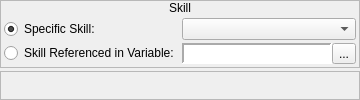
     <widget class="QWidget" name="wSkill">
      <layout class="QVBoxLayout" name="verticalLayout_37">
       <property name="spacing">
        <number>3</number>
       </property>
       <property name="margin">
        <number>0</number>
       </property>
       <item>
        <widget class="QFrame" name="frame_23">
         <property name="sizePolicy">
          <sizepolicy hsizetype="Preferred" vsizetype="Fixed">
           <horstretch>0</horstretch>
           <verstretch>0</verstretch>
          </sizepolicy>
         </property>
         <property name="frameShape">
          <enum>QFrame::StyledPanel</enum>
         </property>
         <property name="frameShadow">
          <enum>QFrame::Raised</enum>
         </property>
         <layout class="QVBoxLayout" name="verticalLayout_33">
          <property name="spacing">
           <number>0</number>
          </property>
          <property name="margin">
           <number>0</number>
          </property>
          <item>
           <widget class="QLabel" name="label_16">
            <property name="sizePolicy">
             <sizepolicy hsizetype="Preferred" vsizetype="Fixed">
              <horstretch>0</horstretch>
              <verstretch>0</verstretch>
             </sizepolicy>
            </property>
            <property name="text">
             <string>Skill</string>
            </property>
            <property name="alignment">
             <set>Qt::AlignCenter</set>
            </property>
           </widget>
          </item>
          <item>
           <widget class="QWidget" name="widget_22" native="true">
            <layout class="QHBoxLayout" name="horizontalLayout_21">
             <property name="spacing">
              <number>3</number>
             </property>
             <property name="margin">
              <number>3</number>
             </property>
             <item>
              <layout class="QVBoxLayout" name="verticalLayout_34">
               <property name="spacing">
                <number>3</number>
               </property>
               <item>
                <widget class="QRadioButton" name="rbSpecificSkill">
                 <property name="sizePolicy">
                  <sizepolicy hsizetype="Fixed" vsizetype="Fixed">
                   <horstretch>0</horstretch>
                   <verstretch>0</verstretch>
                  </sizepolicy>
                 </property>
                 <property name="text">
                  <string>Specific Skill:</string>
                 </property>
                 <property name="checked">
                  <bool>true</bool>
                 </property>
                </widget>
               </item>
               <item>
                <widget class="QRadioButton" name="rbReferencedSkill">
                 <property name="sizePolicy">
                  <sizepolicy hsizetype="Fixed" vsizetype="Fixed">
                   <horstretch>0</horstretch>
                   <verstretch>0</verstretch>
                  </sizepolicy>
                 </property>
                 <property name="text">
                  <string>Skill Referenced in Variable:</string>
                 </property>
                </widget>
               </item>
              </layout>
             </item>
             <item>
              <layout class="QVBoxLayout" name="verticalLayout_35">
               <property name="spacing">
                <number>3</number>
               </property>
               <item>
                <widget class="QComboBox" name="cboxSkills"/>
               </item>
               <item>
                <widget class="QWidget" name="wSkillVariable" native="true">
                 <layout class="QHBoxLayout" name="horizontalLayout_42">
                  <property name="spacing">
                   <number>0</number>
                  </property>
                  <property name="margin">
                   <number>0</number>
                  </property>
                  <item>
                   <widget class="QLabel" name="lblSkillVariable">
                    <property name="sizePolicy">
                     <sizepolicy hsizetype="Preferred" vsizetype="Preferred">
                      <horstretch>0</horstretch>
                      <verstretch>0</verstretch>
                     </sizepolicy>
                    </property>
                    <property name="minimumSize">
                     <size>
                      <width>150</width>
                      <height>0</height>
                     </size>
                    </property>
                    <property name="font">
                     <font>
                      <family>Monospace</family>
                     </font>
                    </property>
                    <property name="styleSheet">
                     <string notr="true">background-color: palette(base);</string>
                    </property>
                    <property name="frameShape">
                     <enum>QFrame::Panel</enum>
                    </property>
                    <property name="frameShadow">
                     <enum>QFrame::Sunken</enum>
                    </property>
                    <property name="lineWidth">
                     <number>2</number>
                    </property>
                    <property name="text">
                     <string/>
                    </property>
                   </widget>
                  </item>
                  <item>
                   <widget class="QToolButton" name="bBrowseSkillVariables">
                    <property name="text">
                     <string>...</string>
                    </property>
                    <property name="icon">
                     <iconset resource="gui_icons.qrc">
                      <normaloff>:/icons/fileopen.png</normaloff>:/icons/fileopen.png</iconset>
                    </property>
                   </widget>
                  </item>
                 </layout>
                </widget>
               </item>
              </layout>
             </item>
            </layout>
           </widget>
          </item>
         </layout>
        </widget>
       </item>
       <item>
        <widget class="QFrame" name="frame_53">
         <property name="frameShape">
          <enum>QFrame::StyledPanel</enum>
         </property>
         <property name="frameShadow">
          <enum>QFrame::Raised</enum>
         </property>
        </widget>
       </item>
      </layout>
     </widget>
